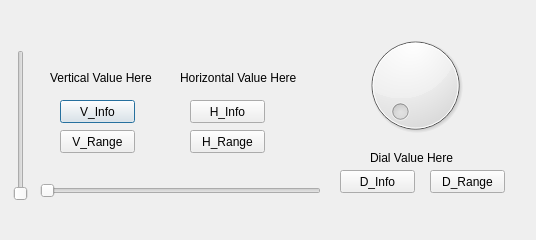
<?xml version="1.0" encoding="UTF-8"?>
<ui version="4.0">
 <class>Dialog</class>
 <widget class="QDialog" name="Dialog">
  <property name="geometry">
   <rect>
    <x>0</x>
    <y>0</y>
    <width>536</width>
    <height>240</height>
   </rect>
  </property>
  <property name="windowTitle">
   <string>Dialog</string>
  </property>
  <widget class="QLabel" name="lbl_vertical">
   <property name="geometry">
    <rect>
     <x>50</x>
     <y>70</y>
     <width>121</width>
     <height>16</height>
    </rect>
   </property>
   <property name="text">
    <string>Vertical Value Here</string>
   </property>
  </widget>
  <widget class="QLabel" name="lbl_horizontal">
   <property name="geometry">
    <rect>
     <x>180</x>
     <y>70</y>
     <width>131</width>
     <height>16</height>
    </rect>
   </property>
   <property name="text">
    <string>Horizontal Value Here</string>
   </property>
  </widget>
  <widget class="QSlider" name="slider_vertical">
   <property name="geometry">
    <rect>
     <x>10</x>
     <y>50</y>
     <width>22</width>
     <height>151</height>
    </rect>
   </property>
   <property name="orientation">
    <enum>Qt::Vertical</enum>
   </property>
  </widget>
  <widget class="QPushButton" name="btn_vInfo">
   <property name="geometry">
    <rect>
     <x>60</x>
     <y>100</y>
     <width>75</width>
     <height>23</height>
    </rect>
   </property>
   <property name="text">
    <string>V_Info</string>
   </property>
  </widget>
  <widget class="QPushButton" name="btn_hInfo">
   <property name="geometry">
    <rect>
     <x>190</x>
     <y>100</y>
     <width>75</width>
     <height>23</height>
    </rect>
   </property>
   <property name="text">
    <string>H_Info</string>
   </property>
  </widget>
  <widget class="QPushButton" name="btn_vValue">
   <property name="geometry">
    <rect>
     <x>60</x>
     <y>130</y>
     <width>75</width>
     <height>23</height>
    </rect>
   </property>
   <property name="text">
    <string>V_Range</string>
   </property>
  </widget>
  <widget class="QPushButton" name="btn_hValue">
   <property name="geometry">
    <rect>
     <x>190</x>
     <y>130</y>
     <width>75</width>
     <height>23</height>
    </rect>
   </property>
   <property name="text">
    <string>H_Range</string>
   </property>
  </widget>
  <widget class="QSlider" name="slider_horizontal">
   <property name="geometry">
    <rect>
     <x>40</x>
     <y>180</y>
     <width>281</width>
     <height>22</height>
    </rect>
   </property>
   <property name="orientation">
    <enum>Qt::Horizontal</enum>
   </property>
  </widget>
  <widget class="QDial" name="dial_Test">
   <property name="geometry">
    <rect>
     <x>360</x>
     <y>30</y>
     <width>111</width>
     <height>111</height>
    </rect>
   </property>
  </widget>
  <widget class="QLabel" name="lbl_dial">
   <property name="geometry">
    <rect>
     <x>370</x>
     <y>150</y>
     <width>101</width>
     <height>16</height>
    </rect>
   </property>
   <property name="text">
    <string>Dial Value Here</string>
   </property>
  </widget>
  <widget class="QPushButton" name="btn_dInfo">
   <property name="geometry">
    <rect>
     <x>340</x>
     <y>170</y>
     <width>75</width>
     <height>23</height>
    </rect>
   </property>
   <property name="text">
    <string>D_Info</string>
   </property>
  </widget>
  <widget class="QPushButton" name="btn_dValue">
   <property name="geometry">
    <rect>
     <x>430</x>
     <y>170</y>
     <width>75</width>
     <height>23</height>
    </rect>
   </property>
   <property name="text">
    <string>D_Range</string>
   </property>
  </widget>
 </widget>
 <resources/>
 <connections/>
</ui>
